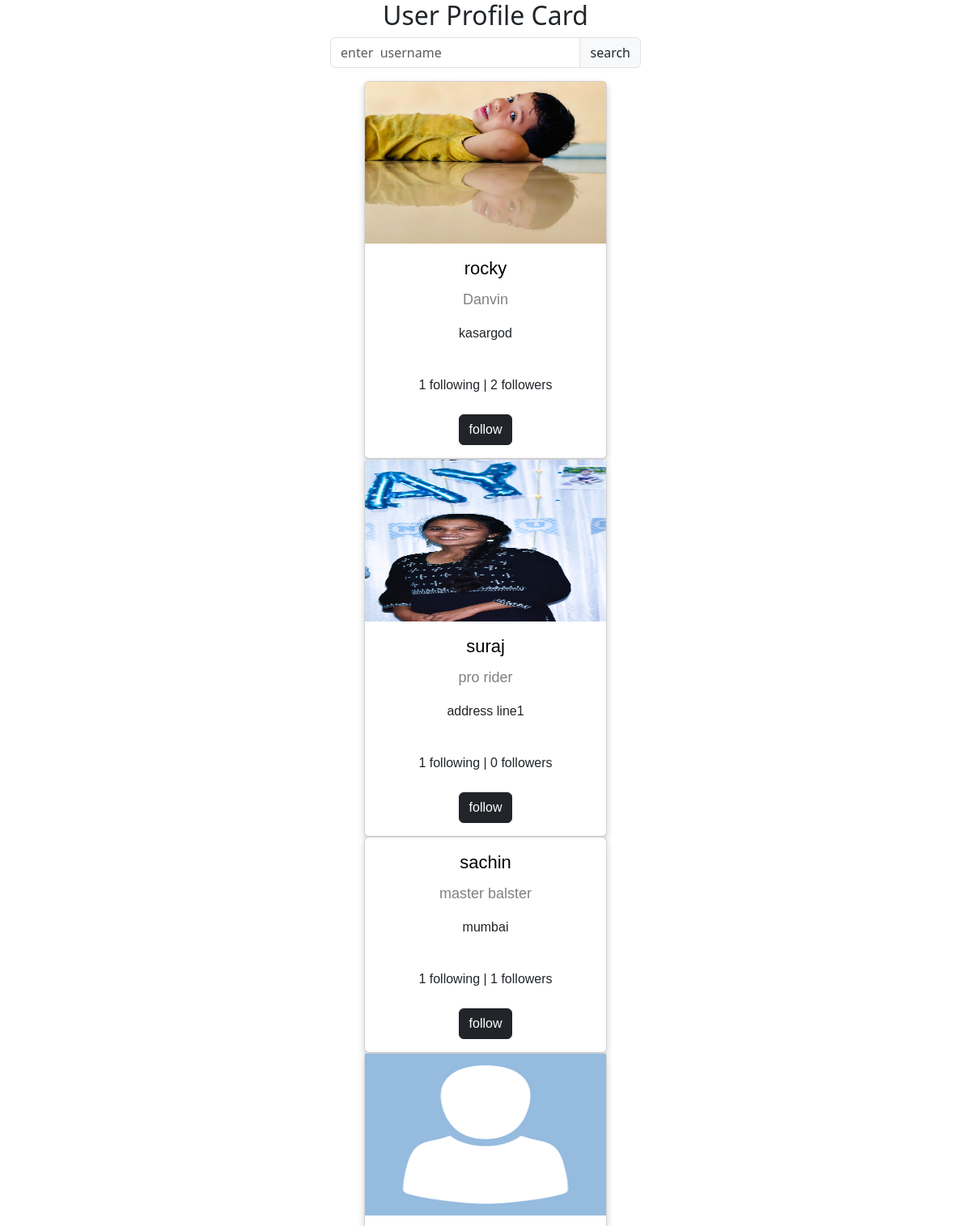
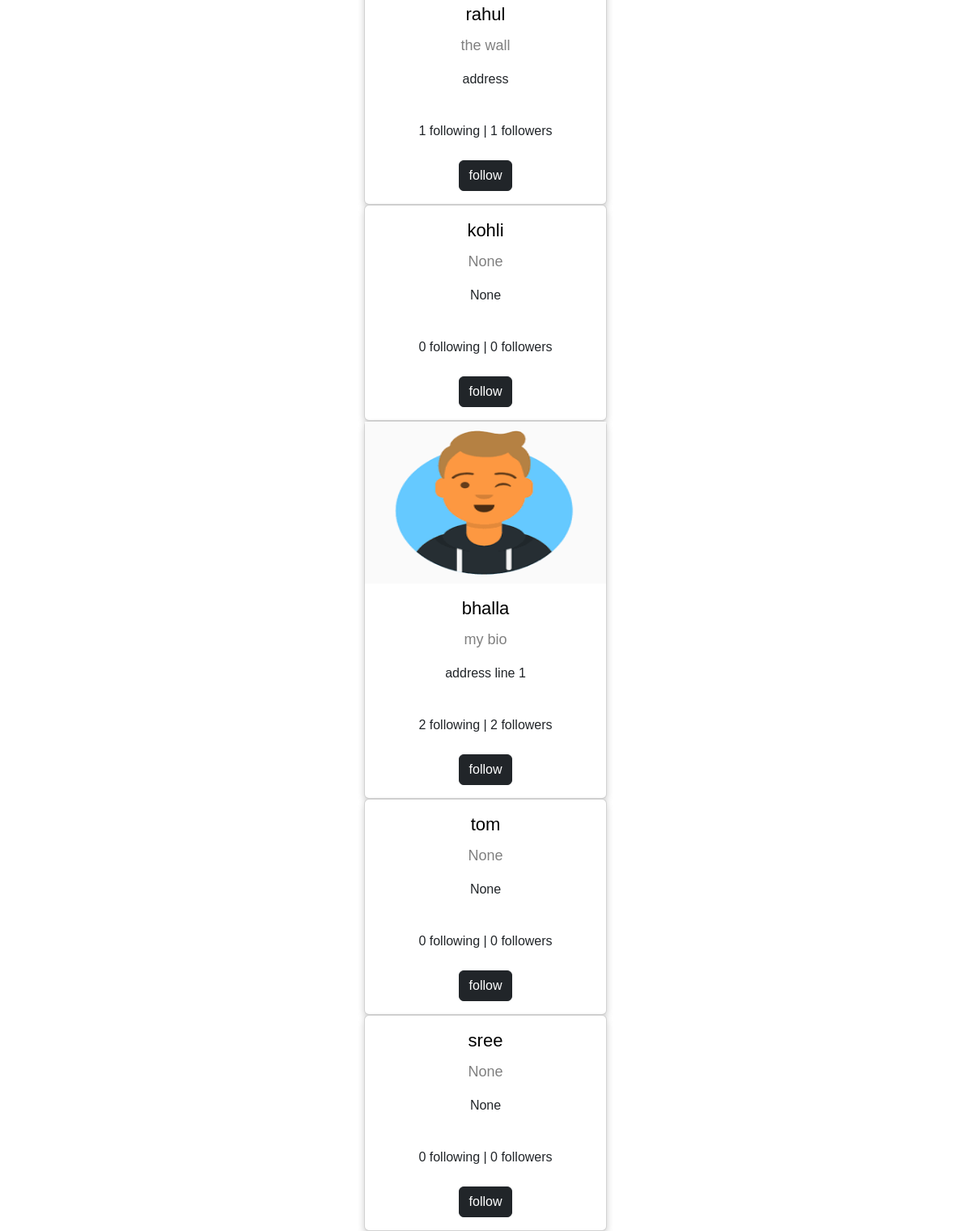
/profiles/all (signed in), run on the app's committed database (2 pictures, top to bottom).
### myapp/models.py (models this page shows, shortened)
class UserProfile(models.Model):
    user=models.OneToOneField(User,on_delete=models.CASCADE,related_name="profile")
    profile_pic=models.ImageField(upload_to="profilepics",null=True,blank=True)
    bio=models.CharField(max_length=200,null=True)
    address=models.CharField(max_length=200,null=True)
    dob=models.DateTimeField(null=True)
    following=models.ManyToManyField("self",related_name="followed_by",symmetrical=False)
    created_date=models.DateTimeField(auto_now_add=True)
    cover_pic=models.ImageField(upload_to="coverpic",blank=True,default="/profilepics/cover.jpg")
    def __str__(self):
        return self.user.username

### myapp/views.py (the view, shortened to what this page needs)
# urls.py: path("profiles/all",views.ProfileListView.as_view(),name="profile-list"),
class ProfileListView(ListView):
    model=UserProfile
    template_name="profile-list.html"
    context_object_name="profiles"
    def get_queryset(self):
        return UserProfile.objects.exclude(user=self.request.user)

### myapp/templates/profile-list.html (shortened to what this page needs)
<!DOCTYPE html>
{%load static%}
<html>
<head>
  <link href="https://cdn.jsdelivr.net/npm/bootstrap@5.3.0-alpha3/dist/css/bootstrap.min.css" rel="stylesheet">
  <link rel="stylesheet" href="{%static 'css/cardstyle.css'%}">
<link rel="stylesheet" href="https://cdnjs.cloudflare.com/ajax/libs/font-awesome/4.7.0/css/font-awesome.min.css">
</head>
<body>
<h2 style="text-align:center">User Profile Card</h2>
<div class="row">
  <div class="col-4"></div>
  <div class="col-4">
    <form action="" method="post">
    <div class="input-group mb-3">
      <input type="text" class="form-control" placeholder="enter  username" aria-label="Recipient's username" aria-describedby="basic-addon2" name="username">
      <input type="submit" class="input-group-text" id="basic-addon2" value="search"></input>
    </div>
    </form>
  </div>
  <div class="col-4"></div>
</div>
{%for profile in profiles%}
    <div class="card">
      {%if profile.profile_pic%}
       <img src="{{profile.profile_pic.url}}" alt="John" style="width:100%" height="200px" >
      {%endif%}
      <h1> <a href="{%url 'profiledetail' profile.id%}">{{profile}}</a></h1>
      <p class="title">{{profile.bio}}</p>
      <p>{{profile.address}}</p>
      <div style="margin: 24px 0;">
        {{profile.following.all.count}} following |
        {{profile.followed_by.all.count}} followers
      </div>
      <p>
  {%if request.user.profile in profile.followed_by.all%}
        <a href="{%url 'unfollow' profile.id%}" class="btn btn-outline-dark">following</a>
  {%else%}
        <a href="{%url 'follow' profile.id%}" class="btn btn-dark">follow</a>
  {%endif%}
      </p>
    </div>
{%endfor%}
</body>
</html>

### myapp/static/css/cardstyle.css (style rules this page uses)
.card { box-shadow: 0 4px 8px 0 rgba(0, 0, 0, 0.2); max-width: 300px; margin: auto; text-align: center; font-family: arial; }
.title { color: grey; font-size: 18px; }
a { text-decoration: none; font-size: 22px; color: black; }

### data on the page
UserProfile: profile_pic (picture), user.username "rocky", bio "Danvin", address "kasargod", following.all.count "1", followed_by.all.count "2"
UserProfile: profile_pic (picture), user.username "suraj", bio "pro rider", address "address line1", following.all.count "1", followed_by.all.count "0"
UserProfile: user.username "sachin", bio "master balster", address "mumbai", following.all.count "1", followed_by.all.count "1"
UserProfile: profile_pic (picture), user.username "rahul", bio "the wall", address "address", following.all.count "1", followed_by.all.count "1"
UserProfile: user.username "kohli", bio "None", address "None", following.all.count "0", followed_by.all.count "0"
UserProfile: profile_pic (picture), user.username "bhalla", bio "my bio", address "address line 1", following.all.count "2", followed_by.all.count "2"
UserProfile: user.username "tom", bio "None", address "None", following.all.count "0", followed_by.all.count "0"
UserProfile: user.username "sree", bio "None", address "None", following.all.count "0", followed_by.all.count "0"
